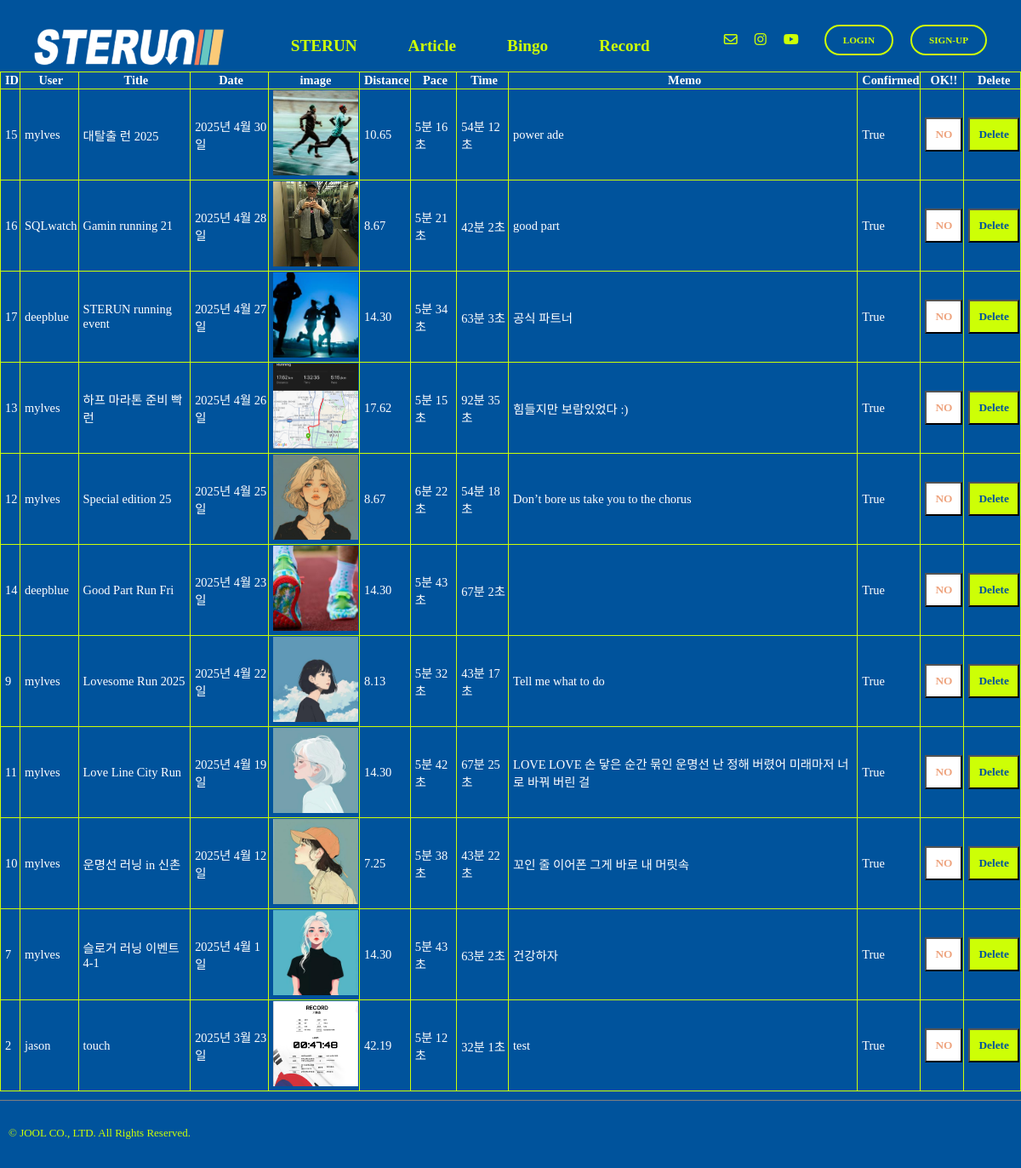
The page /runres/recordCheck/ on the database as committed earlier.
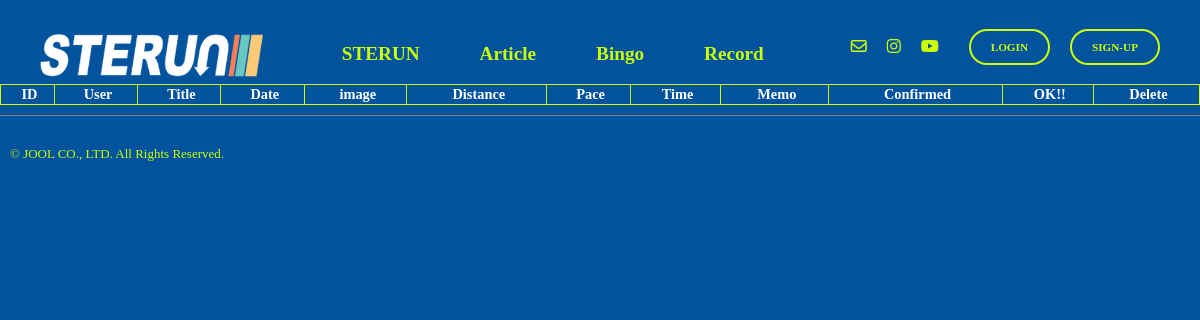
The same page on the database as committed later.
### record/models.py (models this page shows, shortened)
class Record(models.Model):
    record_id = models.AutoField(primary_key=True)
    title = models.CharField(max_length=50)
    user = models.ForeignKey(settings.AUTH_USER_MODEL,on_delete=models.CASCADE)
    record_date = models.DateField(blank=True, null=True)
    image = ResizedImageField(size=[500,500], upload_to="record", blank=False)
    distance = models.DecimalField(max_digits=6, decimal_places=2, blank=False, null=False)
    pace_m = models.IntegerField(null=True, blank=True)
    pace_s = models.IntegerField(null=True, blank=True)
    time_m = models.IntegerField(null=True, blank=True)
    time_s = models.IntegerField(null=True, blank=True)
    desc = models.TextField(blank=True)
    confirmed = models.BooleanField(default=False)

### record/views.py (the view)
# urls.py: path('recordCheck/', views.recordCheck, name="recordCheck"),
def recordCheck(request):
    record = Record.objects.order_by('-record_date')
    return render(request,"record_check.html", {"record":record})

### templates/record_check.html (shortened to what this page needs)
{% extends "base.html" %}
{% load static %}
{% block content %}
  <table class="record-check-table">
    <thead>
      <tr>
        <th>ID</th>
        <th>User</th>
        <th>Title</th>
        <th>Date</th>
        <th>image</th>
        <th>Distance</th>
        <th>Pace</th>
        <th>Time</th>
        <th>Memo</th>
        <th>Confirmed</th>
        <th>OK!!</th>
        <th>Delete</th>
      </tr>
    </thead>
    {% for data in record %}
      <tbody>
        <tr>
          <td>{{ data.record_id }}</td>
          <td>{{ data.user }}</td>
          <td>{{ data.title }}</td>
          <td>{{ data.record_date }}</td>
          <td>
            <a href="{{ data.image.url }}" target="_blank">
              <img src="/media/{{ data.image }}" alt="logo-top" height="100px" width="100px">
            </a>
          </td>
          <td>{{ data.distance }}</td>
          <td>{{ data.pace_m }}분
            {{ data.pace_s }}초</td>
          <td>{{ data.time_m }}분
            {{ data.time_s }}초</td>
          <td>{{ data.desc }}</td>
          <td>{{ data.confirmed }}</td>
          <td>
            {% if data.confirmed == False %}
              <form action="{% url 'runres:recordConfirm' data.record_id %}" method="post">
                {% csrf_token %}
                <button type="submit" class="yes-btn">OK</button>
              </form>
            {% else %}
              <form action="{% url 'runres:recordReject' data.record_id %}" method="post">
                <button type="submit" class="no-btn">NO</button>
              </form>
            {% endif %}
          </td>
          <td>
            <form action="{% url 'runres:recordDelete' data.record_id %}" method="post">
              <button type="submit" class="yes-btn">Delete</button>
            </form>
          </td>
        </tr>
      </tbody>
    {% endfor %}
  </table>
{% endblock content %}

### templates/base.html (shortened to what this page needs)
<!DOCTYPE html>
{% load static %}
<html lang="en">
  <head>
    <link href="https://hangeul.pstatic.net/hangeul_static/css/nanum-square-neo.css" rel="stylesheet">
    <link rel="stylesheet" type="text/css" href="{% static 'css/joolmag.css' %}"/>
    <link rel="stylesheet" type="text/css" href="{% static 'css/article.css' %}"/>
  </head>
  <body id="content" class="mainbg">
    <div class="info-container">
      <div class="sterun-logo-m">
        <a href={% url "index" %}>
          <img src="{% static "img/logo2@.png" %}" alt="logo-top" height="50px" width="auto">
      </div>
      <div class="j-nav-items fade-in-up-short1">
        <div class="j-nav-item">
          <a href="{% url 'index' %}">STERUN</a>
        </div>
        <div class="j-nav-item">
          <a href="{% url 'article:article' %}">Article</a>
        </div>
        <div class="j-nav-item">
          {% if user.is_authenticated %}
            <a href="{% url 'bingo:bingo' user.pk %}">Bingo</a>
          {% else %}
            <a href="{% url 'users:login' %}">Bingo</a>
          {% endif %}
        </div>
        <div class="j-nav-item">
          {% if user.is_authenticated %}
            <a href="{% url 'runres:recordview' user.pk %}">Record</a>
          {% else %}
            <a href="{% url 'users:login' %}">Record</a>
          {% endif %}
        </div>
      </div>
      <div class="login-sns-box">
        <div class="info-icons">
          <div class="info-icon">
            <i class="fa-regular fa-envelope"></i>
          </div>
          <div class="info-icon">
            <a href="https://www.instagram.com/hyunwoo_05/" target="_blank">
              <i class="fa-brands fa-instagram"></i>
            </a>
          </div>
          <div class="info-icon">
            <i class="fa-brands fa-youtube"></i>
          </div>
        </div>
        <div class="login-box">
          {% if user.is_authenticated %}
            <a href="{% url 'users:logout' %}">
              <div class="login-btn">{{ user.username }}
                님 로그아웃</div>
            </a>
          {% else %}
            <a href="{% url 'users:login' %}">
              <div class="login-btn">LOGIN</div>
            </a>
            <a href="{% url 'users:signup' %}">
              <div class="login-btn">SIGN-UP</div>
            </a>
          {% endif %}
        </div>
      </div>
    </div>
    {% block content %}{% endblock content %}
    <footer>
      <div class="rights">
        <p>© JOOL CO., LTD. All Rights Reserved.</p>
      </div>
    </footer>
  </body>
</html>

### static/css/joolmag.css (style rules this page uses)
:root { --j-pink: #eea47f; --blue: #1e90ff; --white: #ffffff; --black: black; --jblue: #00539c; --jlightgreen: #cdff06; }
* { font-family: "NanumSquareNeo"; }
a { text-decoration-line: none; color: var(--text-color); }
html { overflow-y: scroll; }
img { object-fit: cover; }
.mainbg { background-color: var(--jblue); margin: 0; padding: 0; overflow-y: auto; overflow-x: auto; }
footer { padding: 10px 0 10px 10px; margin: 10px 0 10px 0; border-top: grey solid 1px; }
.login-sns-box { display: flex; flex-direction: row; }
.sterun-logo-m { text-align: center; padding: 20px 0 0 20px; }
.info-container { display: flex; align-items: center; justify-content: space-between; margin: 10px 40px 0 20px; }
.info-icons { display: flex; align-items: center; }
.info-icon { color: var(--jlightgreen); margin: 0 10px 0 10px; }
.j-nav-items { display: flex; color: var(--jlightgreen); margin: 20px 0 20px 0; }
.j-nav-item { font-size: 1.3rem; text-align: center; padding: 0 30px 0 30px; }
.j-nav-item a { font-weight: 600; font-family: LeeSeoyun; }
.j-nav-item a:after { display: block; content: ""; border-bottom: solid 1px var(--jlightgreen); transform: scaleX(0); transition: transform 250ms ease-in-out; margin-top: -12px; }
.rights { margin: 20px 0 0 0; color: var(--jlightgreen); font-size: 13px; }
.login-box { display: flex; flex-direction: row; }
.login-btn { font-size: 0.7rem; color: var(--jlightgreen); font-weight: 700; border: var(--jlightgreen) solid 2px; border-radius: 50px; padding: 10px 20px 10px 20px; margin-left: 20px; }
.fade-in-up-short1 { opacity: 0; transform: translateY(5px); animation: fadeInUp 0.8s ease-out forwards; animation-delay: 0.3s; }
.record-check-table { color: var(--white); font-size: 0.9rem; width: 100%; border: 1px solid var(--jlightgreen); border-collapse: collapse; }
th, td { border: 1px solid var(--jlightgreen); border-collapse: collapse; padding-left: 5px; }

### static/css/article.css (style rules this page uses)
:root { --j-pink: #EEA47F; --blue: #1e90ff; --white: #ffffff; --black: black; --jblue: #00539C; --jlightgreen: #CDFF06; }
html { overflow-y: scroll; }
.j-nav-items > div > a { font-family: LeeSeoyun; font-size: 1.2rem; font-weight: 700; }
.rights { margin: 20px 0 0 0; color: var(--jlightgreen); font-size: 13px; }

Rows that differ between the two databases and show on the page:
removed Record: record_id "15", user "mylves", title "대탈출 런 2025", record_date "2025년 4월 30일", image (picture), distance "10.65", pace_m "5", pace_s "16", time_m "54", time_s "12", desc "power ade", confirmed "True", shows "NO"
removed Record: record_id "16", user "SQLwatch", title "Gamin running 21", record_date "2025년 4월 28일", image (picture), distance "8.67", pace_m "5", pace_s "21", time_m "42", time_s "2", desc "good part", confirmed "True", shows "NO"
removed Record: record_id "17", user "deepblue", title "STERUN running event", record_date "2025년 4월 27일", image (picture), distance "14.30", pace_m "5", pace_s "34", time_m "63", time_s "3", desc "공식 파트너", confirmed "True", shows "NO"
removed Record: record_id "13", user "mylves", title "하프 마라톤 준비 빡런", record_date "2025년 4월 26일", image (picture), distance "17.62", pace_m "5", pace_s "15", time_m "92", time_s "35", desc "힘들지만 보람있었다 :)", confirmed "True", shows "NO"
removed Record: record_id "12", user "mylves", title "Special edition 25", record_date "2025년 4월 25일", image (picture), distance "8.67", pace_m "6", pace_s "22", time_m "54", time_s "18", desc "Don’t bore us take you to the chorus", confirmed "True", shows "NO"
removed Record: record_id "14", user "deepblue", title "Good Part Run Fri", record_date "2025년 4월 23일", image (picture), distance "14.30", pace_m "5", pace_s "43", time_m "67", time_s "2", confirmed "True", shows "NO"
removed Record: record_id "9", user "mylves", title "Lovesome Run 2025", record_date "2025년 4월 22일", image (picture), distance "8.13", pace_m "5", pace_s "32", time_m "43", time_s "17", desc "Tell me what to do", confirmed "True", shows "NO"
removed Record: record_id "11", user "mylves", title "Love Line City Run", record_date "2025년 4월 19일", image (picture), distance "14.30", pace_m "5", pace_s "42", time_m "67", time_s "25", desc "LOVE LOVE 손 닿은 순간 묶인 운명선 난 정해 버렸어 미래마저 너로 바꿔 버린 걸", confirmed "True", shows "NO"
removed Record: record_id "10", user "mylves", title "운명선 러닝 in 신촌", record_date "2025년 4월 12일", image (picture), distance "7.25", pace_m "5", pace_s "38", time_m "43", time_s "22", desc "꼬인 줄 이어폰 그게 바로 내 머릿속", confirmed "True", shows "NO"
removed Record: record_id "7", user "mylves", title "슬로거 러닝 이벤트 4-1", record_date "2025년 4월 1일", image (picture), distance "14.30", pace_m "5", pace_s "43", time_m "63", time_s "2", desc "건강하자", confirmed "True", shows "NO"
removed Record: record_id "2", user "jason", title "touch", record_date "2025년 3월 23일", image (picture), distance "42.19", pace_m "5", pace_s "12", time_m "32", time_s "1", desc "test", confirmed "True", shows "NO"
